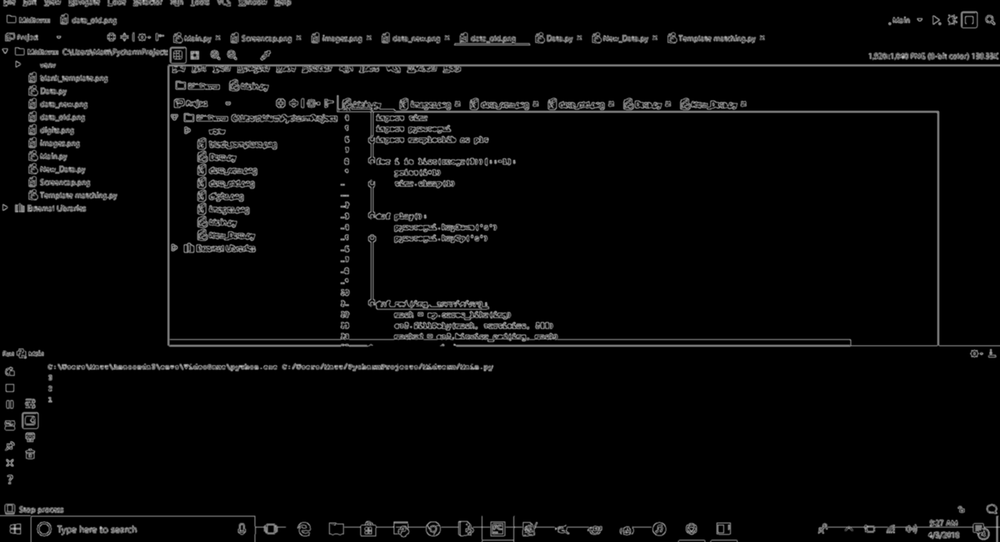
#> input picture Drafts/Screencap.png, 1000 x 542 px, shrunk from 1920 x 1040 before the run
$ python 'Template matching.py'
#> lines starting #> are read from the running program, lines starting #| are printed output that depends on the picture
import cv2
import matplotlib as plt
import numpy as np
import time

img_1 = cv2.imread('Screencap.png', 0)
#> img_1 is the input picture: shape (542, 1000); min 0, max 191, mean 8.4
img_template = cv2.imread('blank_template.png', 0)
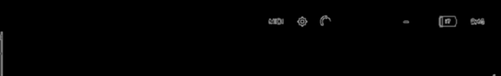
#> input picture Drafts/blank_template.png, 501 x 76 px, shrunk from 962 x 146 before the run
#> img_template is the input picture: shape (76, 501); min 0, max 154, mean 1.5
w, h = img_template.shape[::-1]
#> w = 501; h = 76
res = False
res = cv2.matchTemplate(img_1, img_template, cv2.TM_CCOEFF_NORMED)
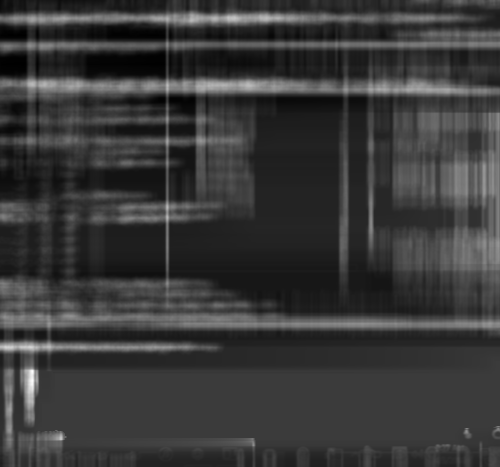
#> res: shape (467, 500) float32; min -0.0755, max 0.249, mean -0.00219; drawn with min black and max white
threshold = 0.8


if res is True:
    print('Yes')
else:
    print('No')

# [7 lines of commented-out code are left out]
